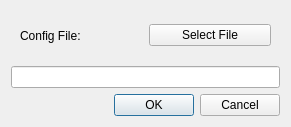
<?xml version="1.0" encoding="UTF-8"?>
<ui version="4.0">
 <class>ConfigWindow</class>
 <widget class="QDialog" name="ConfigWindow">
  <property name="geometry">
   <rect>
    <x>0</x>
    <y>0</y>
    <width>291</width>
    <height>127</height>
   </rect>
  </property>
  <property name="windowTitle">
   <string>Config Loader</string>
  </property>
  <layout class="QVBoxLayout" name="verticalLayout">
   <item>
    <widget class="QWidget" name="widget" native="true">
     <layout class="QHBoxLayout" name="horizontalLayout">
      <item>
       <widget class="QLabel" name="label">
        <property name="text">
         <string>Config File:</string>
        </property>
       </widget>
      </item>
      <item>
       <widget class="QPushButton" name="loadButton">
        <property name="text">
         <string>Select File</string>
        </property>
       </widget>
      </item>
     </layout>
    </widget>
   </item>
   <item>
    <widget class="QLineEdit" name="config_edit">
     <property name="readOnly">
      <bool>true</bool>
     </property>
    </widget>
   </item>
   <item>
    <widget class="QDialogButtonBox" name="buttonBox">
     <property name="orientation">
      <enum>Qt::Horizontal</enum>
     </property>
     <property name="standardButtons">
      <set>QDialogButtonBox::Cancel|QDialogButtonBox::Ok</set>
     </property>
    </widget>
   </item>
  </layout>
 </widget>
 <resources/>
 <connections>
  <connection>
   <sender>buttonBox</sender>
   <signal>accepted()</signal>
   <receiver>ConfigWindow</receiver>
   <slot>accept()</slot>
   <hints>
    <hint type="sourcelabel">
     <x>248</x>
     <y>254</y>
    </hint>
    <hint type="destinationlabel">
     <x>157</x>
     <y>274</y>
    </hint>
   </hints>
  </connection>
  <connection>
   <sender>buttonBox</sender>
   <signal>rejected()</signal>
   <receiver>ConfigWindow</receiver>
   <slot>reject()</slot>
   <hints>
    <hint type="sourcelabel">
     <x>316</x>
     <y>260</y>
    </hint>
    <hint type="destinationlabel">
     <x>286</x>
     <y>274</y>
    </hint>
   </hints>
  </connection>
 </connections>
</ui>
